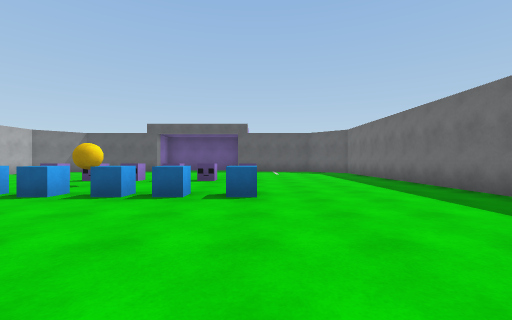
View 1 (above)

12 first-person views from a walk through a Unity game level. The camera is 1.2 m above the floor, looks level and sees 90° across. The floor is counted in squares, 2 m on a side. Each view is taken from the middle of a square. On the plan, view 1 faces up. The plan holds only what a view shows up to about 9 squares ahead; the rest is blank. The place goes on beyond the plan. The player character is not drawn. Surface patterns are stand-ins for the level's own textures.

View 2
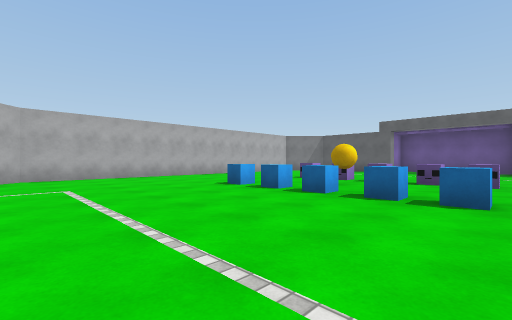

View 3
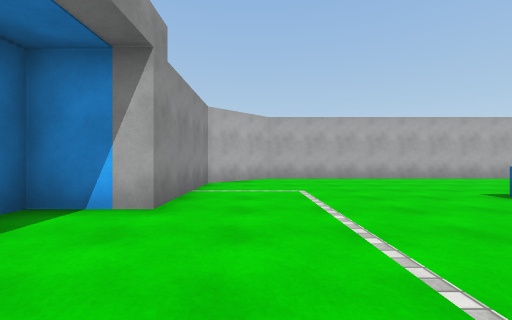

View 4
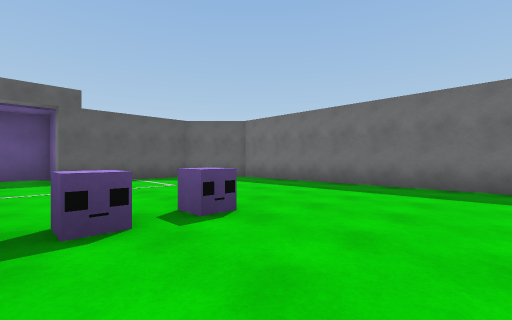

View 5
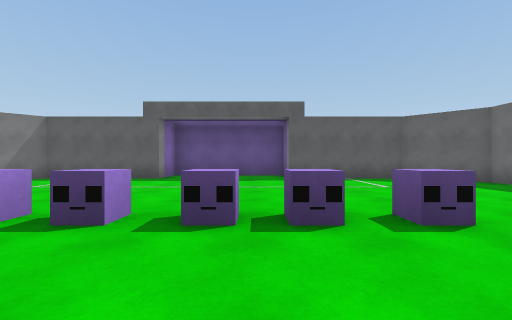

View 6
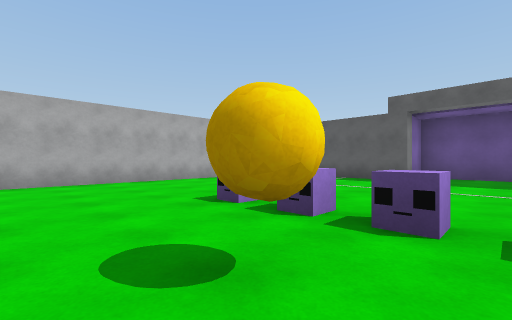

View 7
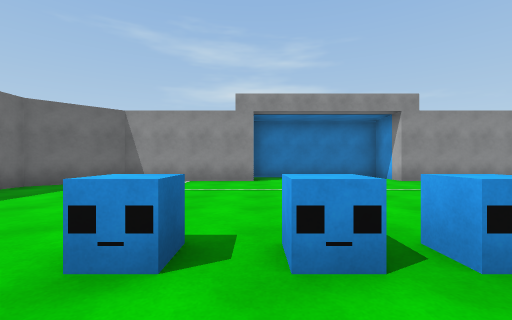

View 8
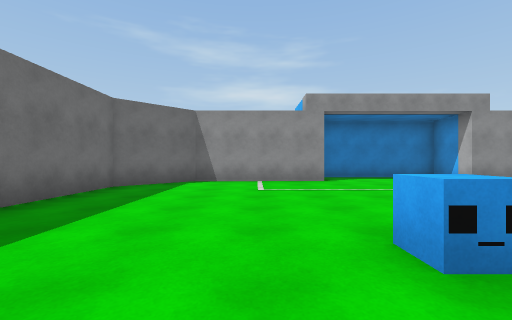

View 9
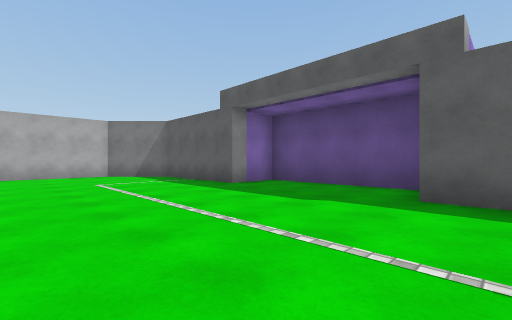

View 10
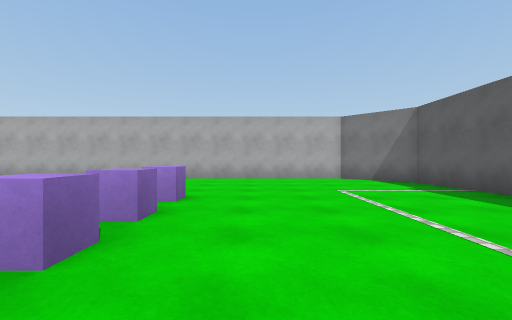

View 11
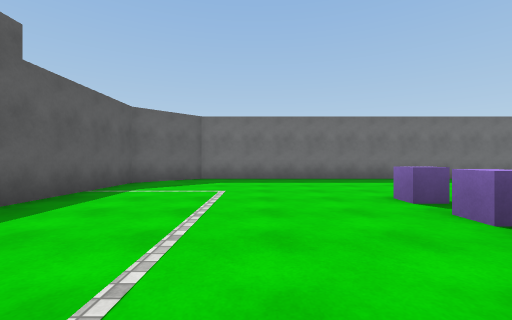

View 12
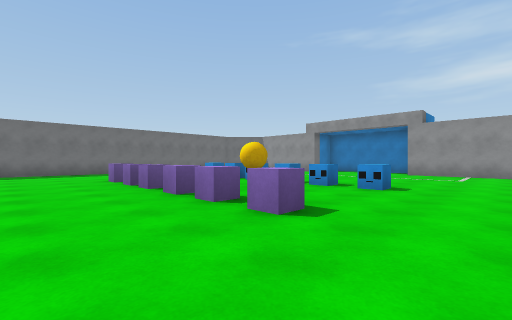

### Floor plan
Points are (right, up) in squares from view 1. A wall is a line through its corners. A room is listed if a view was taken in it or the views show most of it. See-through windows are left out.
Room 1 (views 1, 2, 3, 4, 5, 6, 7, 8, 9, 10, 11, 12)
walls: (-1, -1.2) (2.7, -1.2) (4.2, 0.3) (4.2, 11.7) (2.7, 13.3) (-0.9, 13.3) (-0.9, 14.8) (-5.1, 14.8) (-5.1, 13.3) (-8.8, 13.3) (-10.3, 11.7) (-10.3, 0.4) (-8.6, -1.2) (-5.1, -1.2) (-5.1, -2.8) (-0.9, -2.8)
objects: other object (-6, 4); other object (-6, 7) to (-6, 8); other object (-5, 4); other object (-5, 8); other object (-4, 4); ball (-4, 6); other object (-4, 8); other object (-2, 4); other object (-2, 8); other object (-1, 4); other object (-1, 8); other object (0, 4); other object (0, 7)

Positions as (right, up) in squares from view 1, and headings:
1: (0, 0), facing up
2: (-1, 0), facing up-left
3: (-2, 0), facing left
4: (-2, 5), facing up-right
5: (-2, 5), facing up
6: (-3, 5), facing up-left
7: (-1, 6), facing down
8: (1, 6), facing down
9: (0, 9), facing up-left
10: (-2, 9), facing left
11: (-4, 10), facing right
12: (-8, 10), facing down-right
